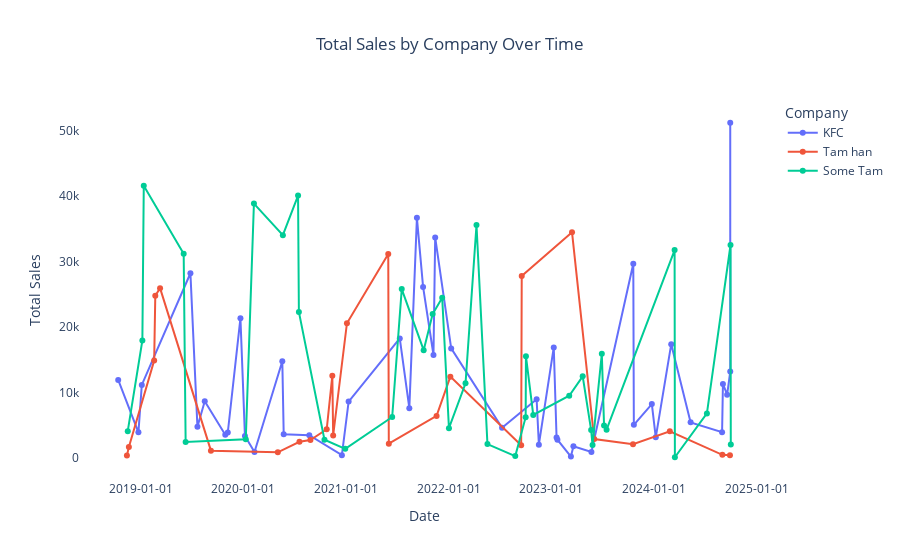

Notebook code cell kept with this figure:
### Markdown cell above
### Overall company sales over the time period


- we can filter out the companies here as well
- and also we can filter out the year range from the features

### Code cell
import plotly.express as px
augmented_df=augmented_df.sort_values(by="Date")

fig = px.line(
    augmented_df,
    x='Date',              
    y='Total Sales',       
    color='Company',       
    markers=True,          
    title='Total Sales by Company Over Time',
    labels={'Total Sales': 'Total Sales (CHF)', 'Date': 'Date'}
)


fig.update_layout(
    xaxis_tickformat='%Y-%m-%d',   
    xaxis_title='Date',
    yaxis_title='Total Sales',
    legend_title='Company',
    title_x=0.5,                   
    plot_bgcolor='rgba(0,0,0,0)',  
    hovermode='x unified',         
)


fig.show()

### Figure 1 — Plotly figure (JSON) as saved in the notebook; plotly's stock layout.template omitted (floating-point values rounded to 4 significant figures)
{"data": [{"hovertemplate": "Company=KFC<br>Date=%{x}<br>Total Sales (CHF)=%{y}<extra></extra>", "legendgroup": "KFC", "line": {"color": "#636efa", "dash": "solid"}, "marker": {"symbol": "circle"}, "mode": "markers+lines", "name": "KFC", "orientation": "v", "showlegend": true, "type": "scatter", "x": ["2018-10-13T00:00:00", "2018-12-24T00:00:00", "2019-01-05T00:00:00", "2019-06-27T00:00:00", "2019-07-22T00:00:00", "2019-08-17T00:00:00", "2019-10-29T00:00:00", "2019-11-07T00:00:00", "2019-12-22T00:00:00", "2020-01-07T00:00:00", "2020-02-10T00:00:00", "2020-05-19T00:00:00", "2020-05-24T00:00:00", "2020-08-23T00:00:00", "2020-12-17T00:00:00", "2021-01-10T00:00:00", "2021-07-11T00:00:00", "2021-08-14T00:00:00", "2021-09-10T00:00:00", "2021-10-02T00:00:00", "2021-11-08T00:00:00", "2021-11-14T00:00:00", "2022-01-10T00:00:00", "2022-07-10T00:00:00", "2022-11-10T00:00:00", "2022-11-18T00:00:00", "2023-01-10T00:00:00", "2023-01-20T00:00:00", "2023-01-23T00:00:00", "2023-03-12T00:00:00", "2023-03-21T00:00:00", "2023-05-24T00:00:00", "2023-10-20T00:00:00", "2023-10-22T00:00:00", "2023-12-25T00:00:00", "2024-01-08T00:00:00", "2024-03-03T00:00:00", "2024-05-11T00:00:00", "2024-08-31T00:00:00", "2024-09-03T00:00:00", "2024-09-18T00:00:00", "2024-09-29T00:00:00", "2024-09-29T00:00:00"], "xaxis": "x", "y": [11910.0, 3910.0, 11150.0, 28230.0, 4751.0, 8650.0, 3544.0, 3881.0, 21360.0, 3364.0, 900.9, 14780.0, 3604.0, 3476.0, 412.1, 8607.0, 18270.0, 7603.0, 36700.0, 26140.0, 15730.0, 33700.0, 16740.0, 4610, 8955.0, 2017.0, 16880.0, 3110.0, 2792.0, 202.7, 1789.0, 907.9, 29690.0, 5054.0, 8233.0, 3147.0, 17390.0, 5433.0, 3938.0, 11300.0, 9672, 13190.0, 51240], "yaxis": "y"}, {"hovertemplate": "Company=Tam han<br>Date=%{x}<br>Total Sales (CHF)=%{y}<extra></extra>", "legendgroup": "Tam han", "line": {"color": "#EF553B", "dash": "solid"}, "marker": {"symbol": "circle"}, "mode": "markers+lines", "name": "Tam han", "orientation": "v", "showlegend": true, "type": "scatter", "x": ["2018-11-13T00:00:00", "2018-11-20T00:00:00", "2019-02-18T00:00:00", "2019-02-22T00:00:00", "2019-03-11T00:00:00", "2019-09-08T00:00:00", "2020-05-03T00:00:00", "2020-07-19T00:00:00", "2020-08-27T00:00:00", "2020-10-24T00:00:00", "2020-11-13T00:00:00", "2020-11-16T00:00:00", "2021-01-04T00:00:00", "2021-05-31T00:00:00", "2021-06-02T00:00:00", "2021-11-19T00:00:00", "2022-01-07T00:00:00", "2022-09-16T00:00:00", "2022-09-18T00:00:00", "2023-03-16T00:00:00", "2023-06-03T00:00:00", "2023-10-19T00:00:00", "2024-02-27T00:00:00", "2024-09-01T00:00:00", "2024-09-28T00:00:00"], "xaxis": "x", "y": [368.9, 1654.0, 14880.0, 24790.0, 25950.0, 1108.0, 861.2, 2466.0, 2726.0, 4385.0, 12570.0, 3441.0, 20590.0, 31180.0, 2174.0, 6423.0, 12430.0, 1922.0, 27830.0, 34490.0, 2891.0, 2105.0, 4075.0, 471, 416], "yaxis": "y"}, {"hovertemplate": "Company=Some Tam<br>Date=%{x}<br>Total Sales (CHF)=%{y}<extra></extra>", "legendgroup": "Some Tam", "line": {"color": "#00cc96", "dash": "solid"}, "marker": {"symbol": "circle"}, "mode": "markers+lines", "name": "Some Tam", "orientation": "v", "showlegend": true, "type": "scatter", "x": ["2018-11-16T00:00:00", "2019-01-07T00:00:00", "2019-01-12T00:00:00", "2019-06-03T00:00:00", "2019-06-10T00:00:00", "2020-01-10T00:00:00", "2020-02-08T00:00:00", "2020-05-21T00:00:00", "2020-07-14T00:00:00", "2020-07-17T00:00:00", "2020-10-16T00:00:00", "2020-12-29T00:00:00", "2021-06-14T00:00:00", "2021-07-18T00:00:00", "2021-10-04T00:00:00", "2021-11-05T00:00:00", "2021-12-09T00:00:00", "2022-01-02T00:00:00", "2022-03-02T00:00:00", "2022-04-10T00:00:00", "2022-05-19T00:00:00", "2022-08-26T00:00:00", "2022-10-02T00:00:00", "2022-10-03T00:00:00", "2022-10-29T00:00:00", "2023-03-06T00:00:00", "2023-04-23T00:00:00", "2023-05-23T00:00:00", "2023-05-28T00:00:00", "2023-06-30T00:00:00", "2023-07-08T00:00:00", "2023-07-17T00:00:00", "2024-03-15T00:00:00", "2024-03-16T00:00:00", "2024-07-08T00:00:00", "2024-09-30T00:00:00", "2024-10-01T00:00:00"], "xaxis": "x", "y": [4082.0, 17960.0, 41620.0, 31210.0, 2424.0, 2848.0, 38880.0, 34040.0, 40110.0, 22310.0, 2785.0, 1386.0, 6259.0, 25810.0, 16467, 21990.0, 24490.0, 4541.0, 11410.0, 35610.0, 2114.0, 278.9, 6231.0, 15550.0, 6576.0, 9503.0, 12470.0, 4260.0, 1969.0, 15910.0, 4959.0, 4312.0, 31768, 100.9, 6804, 32550, 2036.0], "yaxis": "y"}], "layout": {"hovermode": "x unified", "legend": {"title": {"text": "Company"}, "tracegroupgap": 0}, "plot_bgcolor": "rgba(0,0,0,0)", "title": {"text": "Total Sales by Company Over Time", "x": 0.5}, "xaxis": {"anchor": "y", "domain": [0, 1], "tickformat": "%Y-%m-%d", "title": {"text": "Date"}}, "yaxis": {"anchor": "x", "domain": [0, 1], "title": {"text": "Total Sales"}}}}
